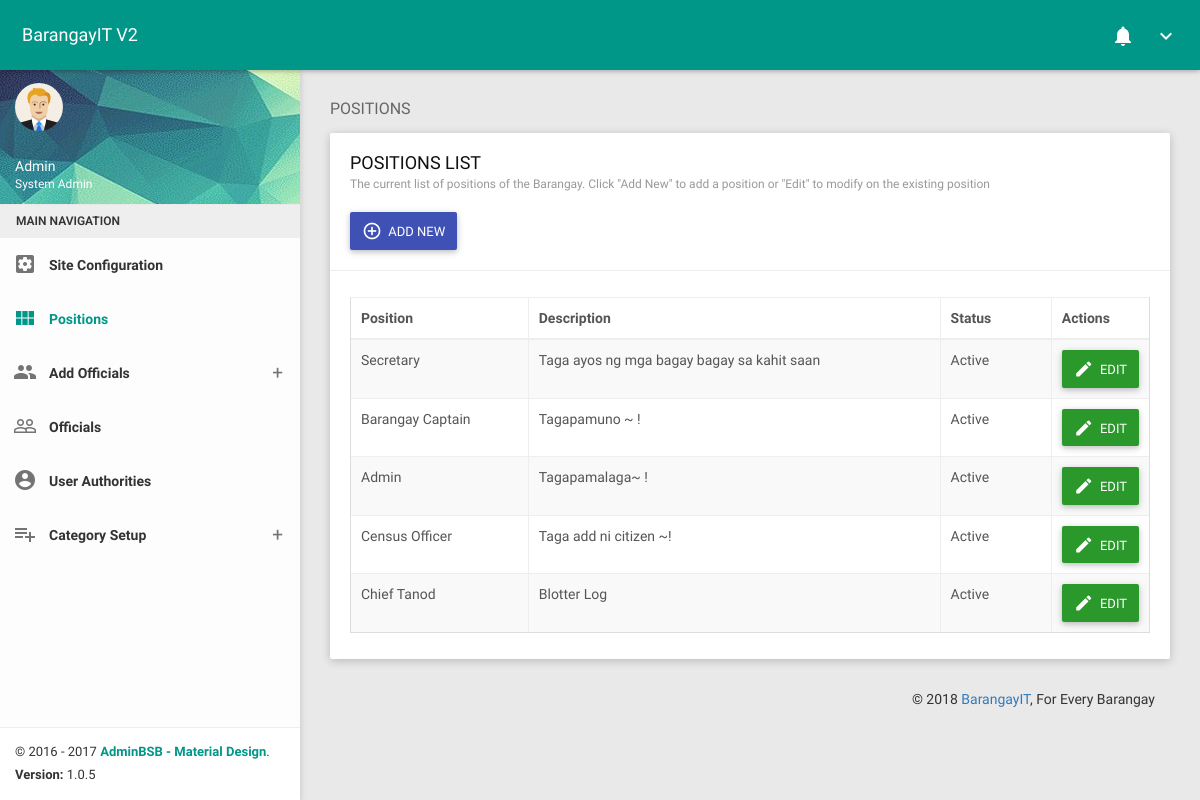
Before: /AdOfficePositions.php with the older database file.
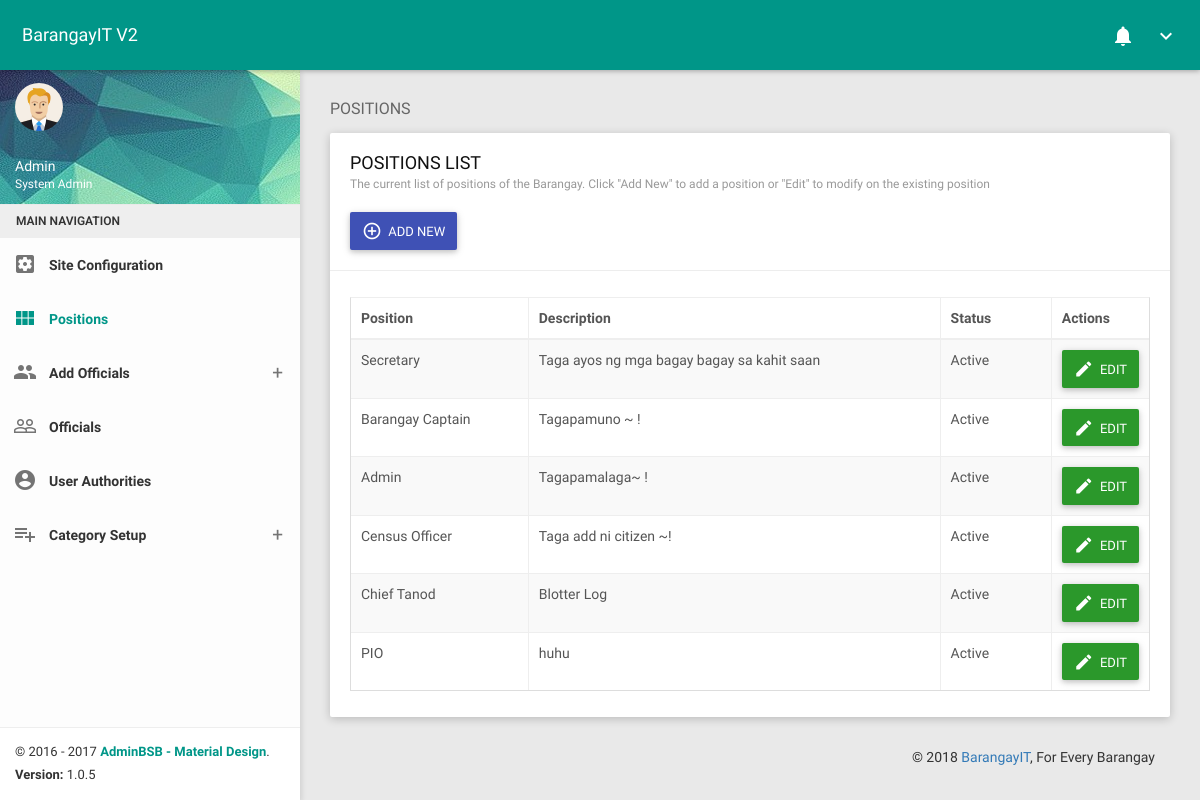
After: the same page with the newer database file.
### tables this page shows
CREATE TABLE `bitdb_r_barangayposition` (
  `PosID` int(11) NOT NULL,
  `PosName` varchar(50) NOT NULL,
  `PosDesc` varchar(200) NOT NULL,
  `PosStat` bit(1) NOT NULL DEFAULT b'1'
);

### AdOfficePositions.php (the view, shortened to what this page needs)
<?php
	include('head.php');
	include('AdminNavbar.php');
 ?>
<section class="content">
    <div class="container-fluid">
        <div class="block-header">
            <h2>POSITIONS</h2>
        </div>
        <div class="row clearfix">
            <div class="col-lg-12 col-md-12 col-sm-12 col-xs-12">
                <div class="card">
                    <div class="header">
                        <h2>
                            POSITIONS LIST
                            <small>The current list of positions of the Barangay. Click "Add New" to add a position or "Edit" to modify on the existing position</small>
                        </h2>
                        <br/>
                        <button type="button" class="btn bg-indigo waves-effect" data-toggle="modal" data-target="#addPosModal">
                            <i class="material-icons">add_circle_outline</i>
                            <span>ADD NEW</span>
                        </button>
                    </div>
                    <div class="body">
                        <div class="table-responsive">
                            <table class="table table-bordered table-striped table-hover js-basic-example dataTable">
                                <thead>
                                    <tr>
                                        <th>Position</th>
                                        <th>Description</th>
                                        <th>Status</th>
                                        <th style="width: 15px;">Actions</th>
                                    </tr>
                                </thead>
                                <tbody>
                                    <?php
									include_once('dbconn.php');
									$PViewSQL = "SELECT * FROM bitdb_r_barangayposition";
									$PViewQuery = mysqli_query($bitMysqli,$PViewSQL) or die(mysqli_error($bitMysqli));
									if (mysqli_num_rows($PViewQuery) > 0)
									{
										while($row = mysqli_fetch_assoc($PViewQuery))
												{
													$PosID = $row['PosID'];
													$PosName = $row['PosName'];
													$PosDesc = $row['PosDesc'];
													$PosStat = $row['PosStat'];
													if ($PosStat == 1)
													{
														$PosStat = "Active";
													}
													else
													{
														$PosStat = "Inactive";
													}
													echo
													'<tr>
														<td class="hide">'.$PosID.'</td>
														<td>'.$PosName.'</td>
														<td>'.$PosDesc.'</td>
														<td>'.$PosStat.'</td>
														<td>
															<button type="button" class="btn btn-success waves-effect editPos" data-toggle="modal"
														data-target="#editPosModal" value="'.$PosID.'">
																<i class="material-icons">mode_edit</i>
																<span>EDIT</span>
															</button>
														</td>
													</tr>';
												}
									}
									?>
                                </tbody>
                            </table>
                        </div>
                    </div>
                </div>
            </div>
        </div>
        <?php include('footer.php'); ?>

Changed rows visible on the page:
added bitdb_r_barangayposition: PosName "PIO", PosDesc "huhu", PosStat "Active", $PosID 6 (drawn)
